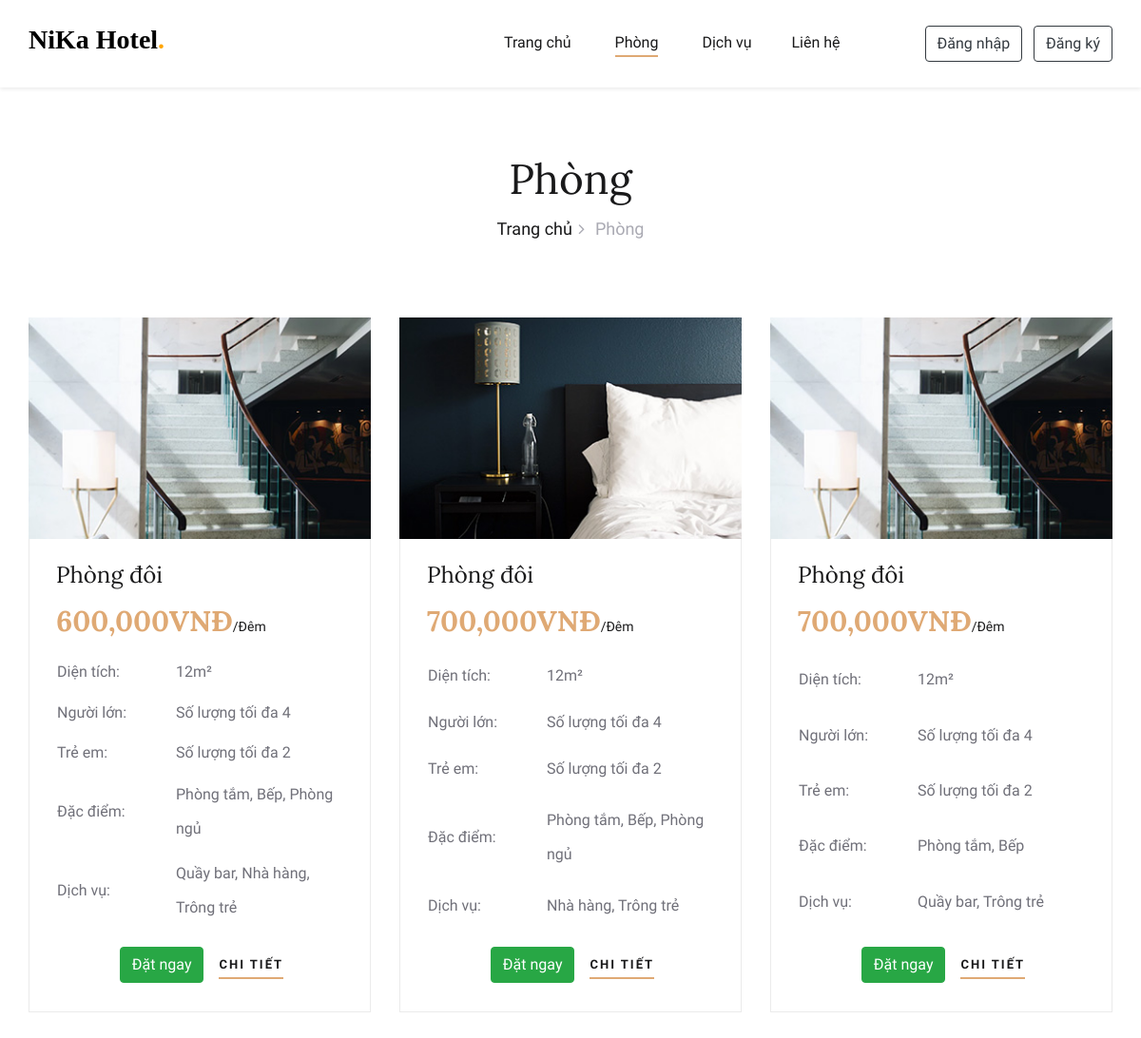
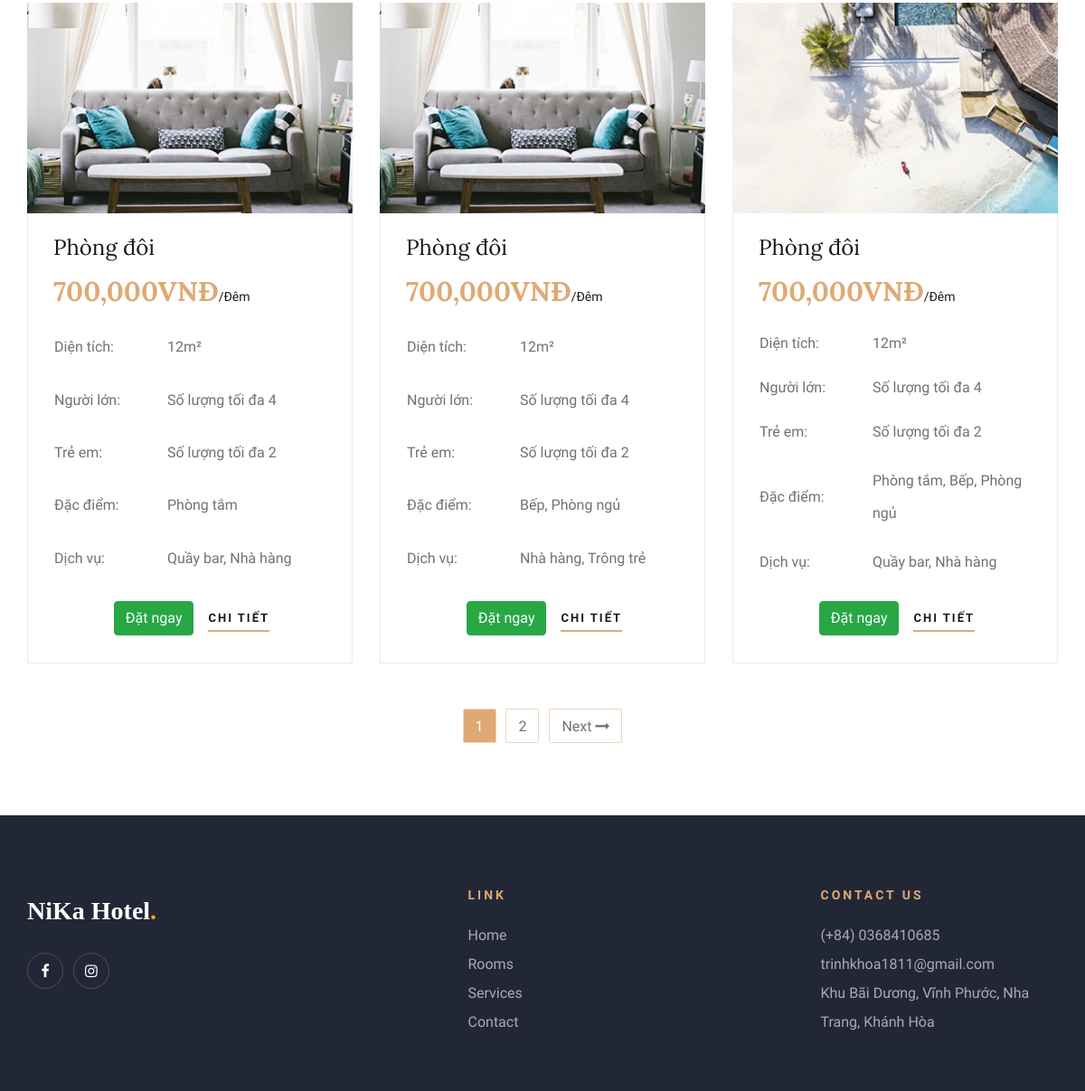
The app's page /HotelBookingWeb/rooms.php with its own data (2 pictures, top to bottom).
### tables this page shows
CREATE TABLE `phong` (
  `ma_phong` int(11) NOT NULL,
  `ten_phong` varchar(150) NOT NULL,
  `dien_tich` int(11) NOT NULL,
  `gia` int(11) NOT NULL,
  `so_luong` int(11) NOT NULL,
  `sl_nguoi_lon` int(11) NOT NULL,
  `sl_tre_em` int(11) NOT NULL,
  `anh_phong` varchar(50) NOT NULL,
  `mo_ta` varchar(350) NOT NULL,
  `trang_thai` tinyint(4) NOT NULL DEFAULT 1
);

### HotelBookingWeb/Admin/Inc/connect_db.php (called while the page is built, shortened)
<?php
    function selectAll($table)
    {
        $conn = $GLOBALS['conn'];
        $result = mysqli_query($conn, "SELECT * FROM $table");
        return $result;
    }
    function select($query, $values, $datatypes)
    {
        $conn = $GLOBALS['conn'];
        if($stmt = mysqli_prepare($conn, $query)){
            mysqli_stmt_bind_param($stmt, $datatypes, ...$values);
            if(mysqli_stmt_execute($stmt)){
                $result = mysqli_stmt_get_result($stmt);
                return $result;
            }else{
                mysqli_stmt_close($stmt);
                die("Câu truy vấn thực hiện lỗi - Select");
            }
        }else{
            die("Câu truy vấn chuẩn bị lỗi - Select");
        }
    }
?>

### HotelBookingWeb/rooms.php (the view, shortened to what this page needs)
<!DOCTYPE html>
<html lang="zxx">
<head>
    <?php require ('Inc/links.php')?>
</head>
<body>
    <?php
        require ('Inc/header.php');
    ?>
    <section class="rooms-section spad" style="margin-top: 92px">
        <div class="container">
            <div class="breadcrumb-section">
                <div class="container">
                    <div class="row">
                        <div class="col-lg-12">
                            <div class="breadcrumb-text">
                                <h2>Phòng</h2>
                                <div class="bt-option">
                                    <a href="index.php">Trang chủ</a>
                                    <span>Phòng</span>
                                </div>
                            </div>
                        </div>
                    </div>
                </div>
            </div>
            <div class="row">
                <?php
                    $rowsPerPage = 6;
                    $offset = ($_GET['page'] - 1) * $rowsPerPage;
                    $sql = 'SELECT * FROM phong WHERE trang_thai = 1 LIMIT '.$offset.','.$rowsPerPage;
                    $result = mysqli_query($conn, $sql);
                    $path = ROOMS_IMG_PATH;
                    while ($row = mysqli_fetch_assoc($result)) {
                        $query1 = "SELECT * FROM phong_dacdiem JOIN dacdiem ON dacdiem.ma_dacdiem = phong_dacdiem.ma_dacdiem WHERE ma_phong = ?";
                        $res_room_fea = select($query1, [$row['ma_phong']], "i");
                        $feature = "";
                        while($row1 = mysqli_fetch_assoc($res_room_fea)){
                            $feature .= $row1['ten_dacdiem'].", ";
                        }
                        $feature = rtrim($feature, ", ");
                        $query2 = "SELECT * FROM phong_dichvu JOIN dichvu ON dichvu.ma_dichvu = phong_dichvu.ma_dichvu WHERE ma_phong = ?";
                        $res_room_ser = select($query2, [$row['ma_phong']], "i");
                        $service = "";
                        while($row2 = mysqli_fetch_assoc($res_room_ser)){
                            $service .= $row2['ten_dichvu'].", ";
                        }
                        $service = rtrim($service, ", ");
                        echo "<div class='col-lg-4 col-md-6'>
                                <div class='room-item'>
                                    <img src='$path{$row['anh_phong']}' alt=''>
                                    <div class='ri-text'>
                                        <h4>{$row['ten_phong']}</h4>
                                        <h3>".number_format($row['gia'], 0, '', ',')."VNĐ<span>/Đêm</span></h3>
                                        <table>
                                            <tbody>
                                                <tr>
                                                    <td class='r-o'>Diện tích:</td>
                                                    <td>{$row['dien_tich']}m²</td>
                                                </tr>
                                                <tr>
                                                    <td class='r-o'>Người lớn:</td>
                                                    <td>Số lượng tối đa {$row['sl_nguoi_lon']}</td>
                                                </tr>
                                                <tr>
                                                    <td class='r-o'>Trẻ em:</td>
                                                    <td>Số lượng tối đa {$row['sl_tre_em']}</td>
                                                </tr>
                                                <tr>
                                                    <td class='r-o'>Đặc điểm:</td>
                                                    <td>$feature</td>
                                                </tr>
                                                <tr>
                                                    <td class='r-o'>Dịch vụ:</td>
                                                    <td>$service</td>
                                                </tr>
                                            </tbody>
                                        </table>
                                        <div class='d-flex justify-content-center align-items-center'>
                                            <a href='#' class='btn btn-success me-3'>Đặt ngay</a>
                                            <a href='room_detail.php?id={$row['ma_phong']}' class='primary-btn'>Chi tiết</a>
                                        </div>
                                    </div>
                                </div>
                            </div>";
                    }
                ?>
                <div class="col-lg-12">
                    <div class="room-pagination">
                        <?php
                            $result = selectAll("phong");
                            $numRows = mysqli_num_rows($result);
                            $maxPage = ceil($numRows / $rowsPerPage);
                            for ($i = max(1, $_GET['page'] - 2); $i <= min($maxPage, $_GET['page'] + 2); $i++) {
                                if ($i == $_GET['page']) {
                                    echo "<a class='active'>$i</a> ";
                                } else {
                                    echo "<a href=" . $_SERVER['PHP_SELF'] . "?page=$i".">"."$i</a> ";
                                }
                            }
                            if ($_GET['page'] < $maxPage) {
                                echo "<a href=" . $_SERVER['PHP_SELF'] . "?page=" . ($_GET['page'] + 1) . ">Next <i class='fa fa-long-arrow-right'></i></a>";
                            }
                        ?>
                    </div>
                </div>
            </div>
        </div>
    </section>
    <?php require ('Inc/footer.php')?>
</body>
</html>

### HotelBookingWeb/Inc/links.php (shortened to what this page needs)
<link href="https://cdn.jsdelivr.net/npm/bootstrap@5.0.2/dist/css/bootstrap.min.css" rel="stylesheet">
<link rel="stylesheet" href="Public/css/bootstrap.min.css" type="text/css">
<link rel="stylesheet" href="Public/css/font-awesome.min.css" type="text/css">
<link rel="stylesheet" href="Public/css/elegant-icons.css" type="text/css">
<link rel="stylesheet" href="Public/css/flaticon.css" type="text/css">
<link rel="stylesheet" href="Public/css/owl.carousel.min.css" type="text/css">
<link rel="stylesheet" href="Public/css/nice-select.css" type="text/css">
<link rel="stylesheet" href="Public/css/jquery-ui.min.css" type="text/css">
<link rel="stylesheet" href="Public/css/magnific-popup.css" type="text/css">
<link rel="stylesheet" href="Public/css/slicknav.min.css" type="text/css">
<link rel="stylesheet" href="Public/css/style.css" type="text/css">
<link rel="stylesheet" href="https://cdn.jsdelivr.net/npm/bootstrap-icons@1.11.3/font/bootstrap-icons.min.css">

### HotelBookingWeb/Inc/header.php (shortened to what this page needs)
<?php
    require ('Admin/Inc/connect_db.php');
?>
<header class="header-section fixed-top bg-white shadow-sm">
    <div class="menu-item">
        <div class="container">
            <div class="row">
                <div class="col-lg-2">
                    <div class="logo py-3">
                        <a href="./index.php">
                            <span class="navbar-brand fw-bold fs-3 h-font text-decoration-none">NiKa Hotel<span style="color: orange">.</span></span>
                        </a>
                    </div>
                </div>
                <div class="col-lg-10">
                    <div class="nav-menu">
                        <nav class="mainmenu">
                            <ul>
                                <li><a href="index.php">Trang chủ</a></li>
                                <li><a href="rooms.php">Phòng</a></li>
                                <li><a href="services.php">Dịch vụ</a>
                                <li><a href="contact.php">Liên hệ</a></li>
                            </ul>
                        </nav>
                        <div class="nav-right">
                            <?php
                                if(empty($_SESSION['ma_tk_kh'])){
                                    echo "<button type='button' class='btn btn-outline-dark shadow-none me-2' data-toggle='modal' data-target='#loginModal'>
                                            Đăng nhập
                                        </button>
                                        <button type='button' class='btn btn-outline-dark shadow-none' data-toggle='modal' data-target='#registerModal'>
                                            Đăng ký
                                        </button>";
                                }
                            ?>
                        </div>
                    </div>
                </div>
            </div>
        </div>
    </div>
</header>

### HotelBookingWeb/Inc/footer.php
<footer class="footer-section">
    <div class="container">
        <div class="footer-text">
            <div class="row">
                <div class="col-lg-4">
                    <div class="ft-about">
                        <div class="logo">
                            <a href="./index.php">
                                <span class="navbar-brand fw-bold fs-3 h-font text-decoration-none text-white">NiKa Hotel<span style="color: orange">.</span></span>
                            </a>
                        </div>
                        <div class="fa-social">
                            <a href="https://www.facebook.com/trinh.khoa.180072" target="_blank"><i class="fa fa-facebook"></i></a>
                            <a href="https://www.instagram.com/koah__tr/" target="_blank"><i class="fa fa-instagram"></i></a>
                        </div>
                    </div>
                </div>
                <div class="col-lg-3 offset-lg-1">
                    <div class="ft-contact">
                        <h6>Link</h6>
                        <ul>
                            <li><a class="text-decoration-none color" href="./index.php">Home</a></li>
                            <li><a class="text-decoration-none color" href="./rooms.php">Rooms</a></li>
                            <li><a class="text-decoration-none color" href="./services.php">Services</a></li>
                            <li><a class="text-decoration-none color" href="./contact.php">Contact</a></li>
                        </ul>
                    </div>
                </div>
                <div class="col-lg-3 offset-lg-1">
                    <div class="ft-contact">
                        <h6>Contact Us</h6>
                        <ul>
                            <li>(+84) 0368410685</li>
                            <li>trinhkhoa1811@gmail.com</li>
                            <li>Khu Bãi Dương, Vĩnh Phước, Nha Trang, Khánh Hòa</li>
                        </ul>
                    </div>
                </div>
            </div>
        </div>
    </div>
</footer>

### HotelBookingWeb/Inc/links.php (style rules this page uses)
.h-font { font-family: "Merienda", cursive; color: black; }
.color { color: #aaaab3; }
.room-item { display: flex; flex-direction: column; height: 100%; }
.ri-text { display: flex; flex-direction: column; justify-content: space-between; flex-grow: 1; }
.room-item .ri-text > h4, .room-item .ri-text > h3 { flex-shrink: 0; margin-bottom: 15px; }
.room-item table { flex-grow: 1; margin-top: auto; }

### HotelBookingWeb/rooms.php (style rules this page uses)
.room-pagination a.active { background-color: #dfa974; color: white; }

### records on screen
phong: anh_phong (picture), ten_phong "Phòng đôi", gia "600,000", dien_tich "12", sl_nguoi_lon "4", sl_tre_em "2", feature "Phòng tắm, Bếp, Phòng ngủ", service "Quầy bar, Nhà hàng, Trông trẻ"
phong: anh_phong (picture), ten_phong "Phòng đôi", gia "700,000", dien_tich "12", sl_nguoi_lon "4", sl_tre_em "2", feature "Phòng tắm, Bếp, Phòng ngủ", service "Nhà hàng, Trông trẻ"
phong: anh_phong (picture), ten_phong "Phòng đôi", gia "700,000", dien_tich "12", sl_nguoi_lon "4", sl_tre_em "2", feature "Phòng tắm, Bếp", service "Quầy bar, Trông trẻ"
phong: anh_phong (picture), ten_phong "Phòng đôi", gia "700,000", dien_tich "12", sl_nguoi_lon "4", sl_tre_em "2", feature "Phòng tắm", service "Quầy bar, Nhà hàng"
phong: anh_phong (picture), ten_phong "Phòng đôi", gia "700,000", dien_tich "12", sl_nguoi_lon "4", sl_tre_em "2", feature "Bếp, Phòng ngủ", service "Nhà hàng, Trông trẻ"
phong: anh_phong (picture), ten_phong "Phòng đôi", gia "700,000", dien_tich "12", sl_nguoi_lon "4", sl_tre_em "2", feature "Phòng tắm, Bếp, Phòng ngủ", service "Quầy bar, Nhà hàng"
